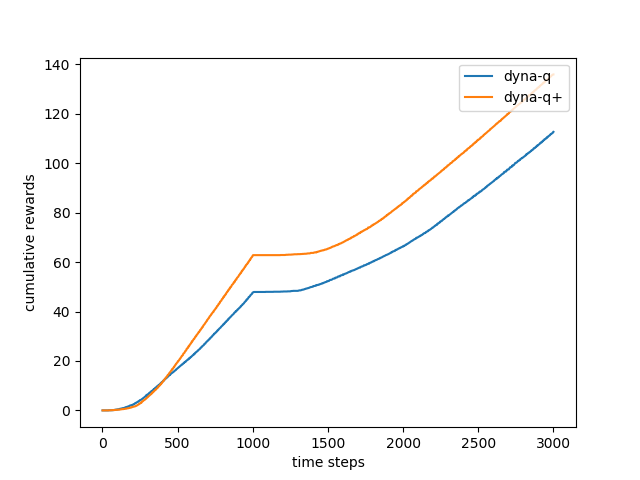

Generate this figure with Python:
'''
MIT License

Copyright (c) 2018 Frank Lee

Permission is hereby granted, free of charge, to any person obtaining a copy
of this software and associated documentation files (the "Software"), to deal
in the Software without restriction, including without limitation the rights
to use, copy, modify, merge, publish, distribute, sublicense, and/or sell
copies of the Software, and to permit persons to whom the Software is
furnished to do so, subject to the following conditions:

The above copyright notice and this permission notice shall be included in all
copies or substantial portions of the Software.

THE SOFTWARE IS PROVIDED "AS IS", WITHOUT WARRANTY OF ANY KIND, EXPRESS OR
IMPLIED, INCLUDING BUT NOT LIMITED TO THE WARRANTIES OF MERCHANTABILITY,
FITNESS FOR A PARTICULAR PURPOSE AND NONINFRINGEMENT. IN NO EVENT SHALL THE
AUTHORS OR COPYRIGHT HOLDERS BE LIABLE FOR ANY CLAIM, DAMAGES OR OTHER
LIABILITY, WHETHER IN AN ACTION OF CONTRACT, TORT OR OTHERWISE, ARISING FROM,
OUT OF OR IN CONNECTION WITH THE SOFTWARE OR THE USE OR OTHER DEALINGS IN THE
SOFTWARE.
'''

# -*- coding:utf-8 -*-

import numpy as np
import matplotlib.pyplot as plt
import random
from tqdm import tqdm
import math

HEIGHT = 6
WIDTH = 9

UP_ACTION = 0
RIGHT_ACTION = 1
DOWN_ACTION = 2
LEFT_ACTION = 3

START_STATE = [5, 3]
GOAL_STATE = [0, 8]

Q = np.zeros([HEIGHT, WIDTH, 4])
MODEL = dict()

CHANGED = False

def image(x, y, l):
    plt.subplot(1, 1, 1)
    for i, e in enumerate(y):
        plt.plot(x, e, label=l[i])
    plt.xlabel('time steps')
    plt.ylabel('cumulative rewards')
    plt.legend(loc='upper right')
    plt.savefig('./blocking_maze.png')
    plt.close()


def reset():
    global Q, MODEL, CHANGED
    Q = np.zeros([HEIGHT, WIDTH, 4])
    MODEL = dict()
    CHANGED = False


def change():
    global CHANGED
    CHANGED = True


def is_forbidden(state):
    global CHANGED
    x, y = state
    if x < 0 or x > 5 or y < 0 or y > 8:
        return True
    if not CHANGED:
        if x == 3 and y < 8:
            return True
    else:
        if x == 3 and y > 0:
            return True
    return False

def step(state, action):
    if state == GOAL_STATE:
        return START_STATE
    x, y = state
    new_state = state
    if action == UP_ACTION:
        new_state = [x-1, y]
    elif action == RIGHT_ACTION:
        new_state = [x, y+1]
    elif action == DOWN_ACTION:
        new_state = [x+1, y]
    else:
        new_state = [x, y-1]
    if is_forbidden(new_state):
        return state
    return new_state

def get_reward(state):
    if state == GOAL_STATE:
        return 1.0
    return 0.0

def get_action(state, epsilon):
    global Q
    if np.random.binomial(1, epsilon) == 1:
        return random.randint(0, 3)
    return np.random.choice([a for a, v in enumerate(Q[state[0]][state[1]]) if v == np.max(Q[state[0]][state[1]])])

def episode(count, repeats, plus=False):
    global Q, MODEL
    state = START_STATE
    epsilon = 0.1
    gamma = 0.95
    alpha = 0.7
    k = 0.0001
    steps = 0
    trajectory = set()
    rewards = list()
    while True:
        if steps == 1000:
            change()
        if steps == count:
            break
        if state == GOAL_STATE:
            state = START_STATE
            continue
        if np.random.binomial(1, epsilon) == 1:
            action = random.randint(0, 3)
        else:                                 
            action = np.random.choice([a for a, v in enumerate(Q[state[0]][state[1]]) if v == np.max(Q[state[0]][state[1]])]) 
        trajectory.add('%d_%d_%d' % (state[0], state[1], action))
        new_state = step(state, action)
        reward = get_reward(new_state)
        ma = np.random.choice([a for a, v in enumerate(Q[new_state[0]][new_state[1]]) if v == np.max(Q[new_state[0]][new_state[1]])])
        rewards.append(reward)        
        Q[state[0]][state[1]][action] += alpha * (reward + gamma * Q[new_state[0]][new_state[1]][ma] - Q[state[0]][state[1]][action])
        for i in range(4):
            if i != action and ('%d_%d_%d'%(state[0], state[1], i) not in MODEL.keys()):
                trajectory.add('%d_%d_%d' % (state[0], state[1], i))
                MODEL['%d_%d_%d'%(state[0], state[1], i)] = [0.0, state, 0]
        MODEL['%d_%d_%d'%(state[0], state[1], action)] = [reward, new_state, steps]
        for _ in range(repeats):
            s = np.random.choice(list(trajectory))
            ss = str.split(s, '_', -1)
            _state = [int(ss[0]), int(ss[1])]
            _action = int(ss[2])
            r, next_state, _t = MODEL['%d_%d_%d'%(_state[0], _state[1], _action)]
            _ma = np.random.choice([a for a, v in enumerate(Q[next_state[0]][next_state[1]]) if v == np.max(Q[next_state[0]][next_state[1]])])
            upd = 0.0
            if plus:
                upd = k * math.sqrt(steps - _t)
            Q[_state[0]][_state[1]][_action] += alpha * (r + upd + gamma * Q[next_state[0]][next_state[1]][_ma] - Q[_state[0]][_state[1]][_action])
        state = new_state
        steps += 1
    return rewards

def run():
    run = 20
    count = 3000
    repeats = 20
    data = np.zeros([2, count])
    for _ in tqdm(range(run)):
        data[0] += np.add.accumulate(episode(count, repeats, False))
        reset()
        data[1] += np.add.accumulate(episode(count, repeats, True))
        reset()
    image(np.arange(count) + 1, data/run, ['dyna-q', 'dyna-q+'])


if __name__ == "__main__":
    run()
